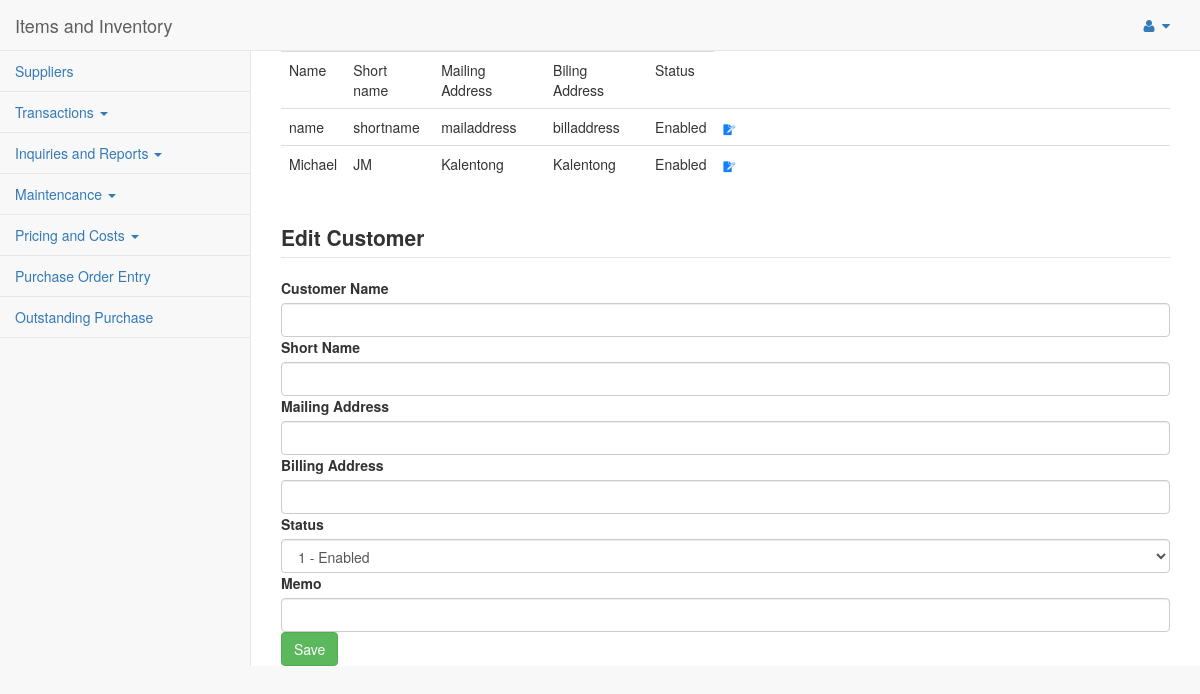
Screenshot of /pages/customersedit.php with the database file from the repository.
### tables this page shows
CREATE TABLE IF NOT EXISTS `customers` (
  `id` int(11) NOT NULL AUTO_INCREMENT,
  `name` varchar(50) NOT NULL,
  `shortname` varchar(25) NOT NULL,
  `mailaddress` varchar(50) NOT NULL,
  `billaddress` varchar(50) NOT NULL,
  `memo` varchar(100) NOT NULL,
  `status` int(1) NOT NULL,
  PRIMARY KEY (`id`)
);

### pages/process.php (called while the page is built, shortened)
<?php
function viewOPT_STATUS($conn){
	$sql="SELECT * FROM opt_status";
	$result=mysqli_query($conn, $sql);
	return $result;
}
function editCustomer($conn, $id){
	$sql="SELECT * FROM customers WHERE id='$id'";
	$result=mysqli_query($conn,$sql);
	return $result;
}
function listCustomers($conn){
	$sql="SELECT * FROM customers";
	$result=mysqli_query($conn, $sql);
	return $result;
}
?>

### pages/customersedit.php (the view, shortened to what this page needs)
            <?php
        	include('header.php');
        	include('process.php');
        	$conn1 = connect();
        	$editCustomer=mysqli_fetch_assoc(editCustomer($conn1, $_GET['id']));
        ?>
        <div id="page-wrapper">
            <table class="table">
                <tr>
                    <td>Name</td>
                    <td>Short name</td>
                    <td>Mailing Address</td>
                    <td>Biling Address</td>
                    <td>Status</td>
                </tr>
                <?php
                    $listcustomers=listcustomers($conn1);
                    while($row=mysqli_fetch_assoc($listcustomers)){
                ?>
                <tr>
                    <td><?=$row['name']?></td>
                    <td><?=$row['shortname']?></td>
                    <td><?=$row['mailaddress']?></td>
                    <td><?=$row['billaddress']?></td>
                    <td><?php if($row['status']==1) echo "Enabled"; else echo "Disabled";?></td>
                    <td><a href="<?php echo "customeredit.php?id=".$row['id']?>"><img src="../images/edit.png" width="3%"></a></td>
                </tr>
                <?php
                    }
                ?>
            </table>
        <legend><label>Edit Customer</label></legend>
        <form method="POST">
            <label>Customer Name</label>
            <input type="text" class="form-control" value="<?=$editCustomer['name']?>" name="name">
            <label>Short Name</label>
            <input type="text" class="form-control" value="<?=$editCustomer['shortname']?>" name="shortname">
            <label>Mailing Address</label>
            <input type="text" class="form-control" value="<?=$editCustomer['mailaddress']?>" name="mailaddress">
            <label>Billing Address</label>
            <input type="text" class="form-control" value="<?=$editCustomer['billaddress']?>" name="billaddress">
            <label>Status</label>
       		<select class="form-control" name="status">
      		  <?php
              $OPT_STATUS=viewOPT_STATUS($conn1);
      		  while($row=mysqli_fetch_assoc($OPT_STATUS)){
    	  		  ?>
       		       <option value="<?=$row['id']?>" <?php if($editCustomer['status']==$row['id']) echo "selected";?> ><?=$row['id']?> - <?=$row['name']?></option>
        	   <?php
    	       } ?>
            </select>
            <label>Memo</label></legend>
            <input type="text" class="form-control" value="<?=$editCustomer['memo']?>" name="memo">
            <input type="submit" class="btn btn-success" value="Save" name="save">
        </form>
       </div>
    </div>
<?php
 include('footer.php');
?>

### rows the page displays
customers: name "name", shortname "shortname", mailaddress "mailaddress", billaddress "billaddress", status "Enabled"
customers: name "Michael", shortname "JM", mailaddress "Kalentong", billaddress "Kalentong", status "Enabled"

### other values shown
form field status "1 - Enabled"
